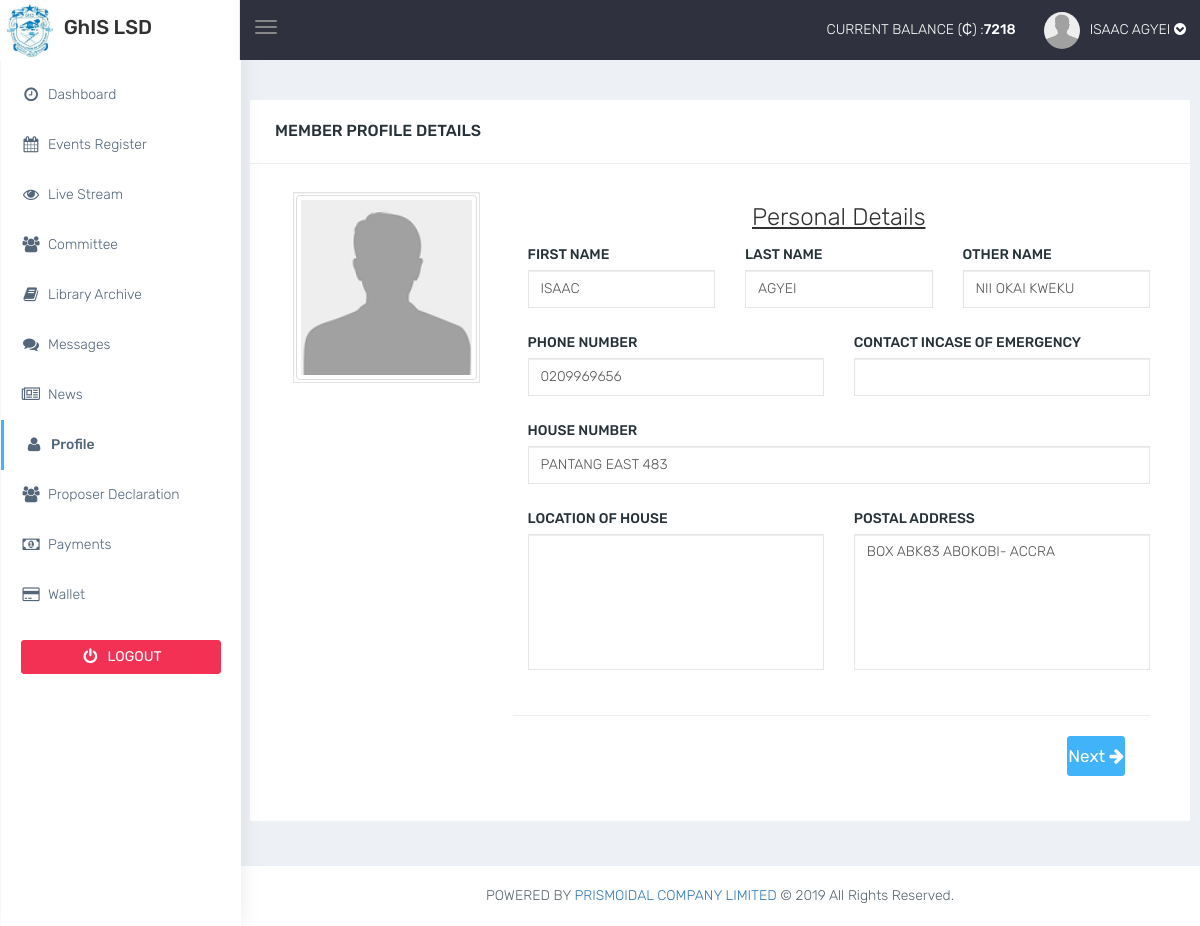
The page /pages/profile.php (signed in) on the database its author committed.
### tables this page shows
CREATE TABLE `members` (
  `members_id` int(11) NOT NULL,
  `first_name` varchar(100) NOT NULL,
  `last_name` varchar(100) NOT NULL,
  `other_name` varchar(100) NOT NULL,
  `dob` varchar(20) NOT NULL,
  `personal_contact` varchar(20) NOT NULL,
  `emergency_contact` varchar(20) NOT NULL,
  `house_number` varchar(50) NOT NULL,
  `house_location` varchar(255) NOT NULL,
  `postal_address` varchar(255) NOT NULL,
  `professional_number` varchar(20) NOT NULL,
  `year_elected` int(11) NOT NULL,
  `surveyor_type` varchar(50) NOT NULL,
  `designation` varchar(255) NOT NULL,
  `company_name` varchar(255) NOT NULL,
  `company_type` varchar(255) NOT NULL,
  `company_contact` varchar(255) NOT NULL,
  `corporate_email` varchar(100) NOT NULL,
  `region` varchar(50) NOT NULL,
  `office_location` varchar(255) NOT NULL,
  `company_address` varchar(255) NOT NULL,
  `current_balance` varchar(100) NOT NULL,
  `committes` text NOT NULL,
  `date_done` timestamp NOT NULL DEFAULT current_timestamp(),
  `division` varchar(20) NOT NULL,
  `user_id` varchar(11) NOT NULL
);

### pages/Classes/db/db.php (called while the page is built)
<?php
	class DbConnect{
		private $host = "localhost";
		private $dbname = "ghislsd_db";
		private $user = "root";
		private $password = "";
		public function connect(){
			try {
					$conn = new PDO("mysql:host=".$this->host."; dbname=".$this->dbname,$this->user,$this->password);
					$conn->setAttribute(PDO::ATTR_ERRMODE,PDO::ERRMODE_EXCEPTION);
					return $conn;
			} catch (PDOException $e) {
				echo "Database Error:".$e->getMessage();
			}
		}
	}
 ?>

### pages/Classes/UserBalance.php (called while the page is built, shortened)
<?php
	class UserBalance{
		private $dbConn;
		public function __construct(){
			require_once("db/db.php");
			$db = new DbConnect();
			$this->dbConn = $db->connect();
		}
			function get_balance(){
				$sql="SELECT current_balance FROM members WHERE professional_number = :memberId";
				$stmt = $this->dbConn->prepare($sql);
				$stmt->bindParam(":memberId",$_SESSION['member_id']);
				if ($stmt->execute()) {
					$results= $stmt->fetch(PDO::FETCH_ASSOC);
					return $results;
				}
				else{
					die();
					}
			}
			}
 ?>

### pages/Classes/Users.php (called while the page is built, shortened)
<?php
	class Users{
		private $dbConn;
		public function __construct(){
			require_once("db/db.php");
			$db = new DbConnect();
			$this->dbConn = $db->connect();
		}
				function get_header_fullname($data){
						$nameSql = "SELECT first_name,last_name FROM members WHERE professional_number=:professionalNumber";
						$nameStmt = $this->dbConn->prepare($nameSql);
						$nameStmt->bindParam(":professionalNumber",$data);
						if ($nameStmt->execute()) {
							$nameResults = $nameStmt->fetch(PDO::FETCH_ASSOC);
							if (!empty($nameResults)) {
								return $nameResults['first_name']." ".$nameResults['last_name'];
							}
							else{
								return $data;
							}
						}
				}
}
 ?>

### pages/Classes/Members.php (called while the page is built, shortened)
<?php
	class Members{
		private $table = "members";
		public function __construct(){
			require_once("db/db.php");
			$db = new DbConnect();
			$this->dbConn = $db->connect();
		}
			function get_member_by_userId(){
				$sql="SELECT * FROM $this->table WHERE members_id=:accountTypeId";
				$stmt = $this->dbConn->prepare($sql);
				$stmt->bindParam(":accountTypeId",$_SESSION['account_type_id']);
				if ($stmt->execute()) {
					$results= $stmt->fetchAll(PDO::FETCH_ASSOC);
					return $results;
				}
				else{
					die();
					}
				}
}
 ?>

### pages/profile.php (the view, shortened to what this page needs)
<?php
include("header.php");
      require_once("Classes/Members.php");
      $objMembers = new Members();
      $memberData = $objMembers->get_member_by_userId();
      foreach ($memberData as $row) {
        $firstName = trim($row["first_name"]);
        $lastName = trim($row["last_name"]);
        $otherName = trim($row["other_name"]);
        $personalContact = trim($row["personal_contact"]);
        $emergencyContact = trim($row["emergency_contact"]);
        $houseNumber = trim($row["house_number"]);
        $houseLocation = trim($row["house_location"]);
        $postalAddress = trim($row["postal_address"]);
      }
?>
<br>
<div class="row">
    <div class="panel panel-default">
        <div class="panel-heading">
             <div class="panel-title pull-left">MEMBER PROFILE DETAILS</div>
            <div class="clearfix"></div>
        </div>
        <div class="panel-body">
          <div class="col-md-3">
            <div class="white-box well">
              <img src="../plugins/images/avatar.png" alt="user-img" width="400em" class="img img-responsive img-thumbnail">
            </div>
          </div>
          <div class="col-md-9">
            <form id="insert_form" method="POST">
              <div class="form-section">
                  <div class="row">
                    <center><h2><u>Personal Details</u></h2></center>
                      <div class="col-md-4">
                            <div class="form-group">
                              <label for="firstName">FIRST NAME</label>
                              <input type="text" class="form-control tcal" id="firstName" name="firstName" autocomplete="off" value="<?php if(isset($firstName)){echo $firstName;}?>" required>
                            </div>
                      </div>
                      <div class="col-md-4">
                            <div class="form-group">
                              <label for="lastName">LAST NAME</label>
                              <input type="text" class="form-control tcal" id="lastName" name="lastName" autocomplete="off" value="<?php if(isset($lastName)){echo $lastName;}?>">
                            </div>
                      </div>
                      <div class="col-md-4">
                            <div class="form-group">
                              <label for="otherName">OTHER NAME</label>
                              <input type="text" class="form-control tcal" id="otherName" name="otherName" autocomplete="off" value="<?php if(isset($otherName)){echo $otherName;}?>" required>
                            </div>
                      </div>
                    </div>
                  <div class="row">
                    <div class="col-md-6">
                      <div class="form-group">
                        <label for="personalContact">PHONE NUMBER</label>
                        <input type="text" class="form-control" id="personalContact" name="personalContact" autocomplete="off" value="<?php if(isset($personalContact)){echo $personalContact;}?>" required>
                      </div>
                  </div>
                  <div class="col-md-6">
                            <div class="form-group">
                              <label for="emergencyContact">CONTACT INCASE OF EMERGENCY</label>
                              <input type="text" class="form-control" id="emergencyContact" name="emergencyContact"  autocomplete="off" value="<?php if(isset($emergencyContact)){echo $emergencyContact;}?>">
                            </div>
                      </div>
                </div>
                <div class="row">
                    <div class="col-sm-12">
                        <div class="form-group">
                        <label for="houseNumber">HOUSE NUMBER</label>
                        <input type="text" class="form-control" id="houseNumber" name="houseNumber" autocomplete="off" value="<?php if(isset($houseNumber)){echo $houseNumber;}?>">
                      </div>
                    </div>
                </div>
                <div class="row">
                    <div class="col-md-6">
                      <div class="form-group">
                        <label for="houseLocation">LOCATION OF HOUSE</label>
                         <textarea rows="6" class="form-control" id="houseLocation" name="houseLocation"><?php if(isset($houseLocation)){echo $houseLocation;}?></textarea>
                      </div>
                    </div>
                    <div class="col-md-6">
                      <div class="form-group">
                        <label for="postalAddress">POSTAL ADDRESS</label>
                        <textarea rows="6" class="form-control" id="postalAddress" name="postalAddress"><?php if(isset($postalAddress)){echo $postalAddress;}?></textarea>
                      </div>
                    </div>
                  </div>
              </div>
                <br>
                  <div class="panel-footer">
                    <div class="form-navigation">
                        <button type="button" class="next btn btn-info pull-right">Next <i class="fa fa-arrow-right"></i></button>
                        <span class="clearfix"></span>
                      </div>
                  </div>
            </form>
          </div>
        </div>
    </div>
</div>
<?php include("footer.php");?>

### pages/header.php (shortened to what this page needs)
<?php include_once("Classes/Check.php");
      require_once("Classes/UserBalance.php");
      require_once("Classes/Users.php");
      $objUsers = new Users;
?>
<!DOCTYPE html>
<html lang="en">
<head>
    <link href="bootstrap/dist/css/bootstrap.min.css" rel="stylesheet">
    <link href="../plugins/bower_components/sidebar-nav/dist/sidebar-nav.min.css" rel="stylesheet">
    <link href="css/animate.css" rel="stylesheet">
    <link href="css/style.css" rel="stylesheet">
    <link href="css/colors/default.css" id="theme" rel="stylesheet">
    <link rel="stylesheet" type="text/css" href="../plugins/bower_components\datepicker\datepicker.css">
    <link rel="stylesheet" type="text/css" href="../plugins/bower_components\select2\select2.min.css">
    <link rel="stylesheet" type="text/css" href="../plugins/bower_components\parsley\parsley.css">
    <link href="../plugins/bower_components/toastr/toastr.min.css" rel="stylesheet">
    <link rel="stylesheet" type="text/css" href="css/datatables.css">
    <link rel="stylesheet" type="text/css" href="../plugins/bower_components\bootstrap-toggle\bootstrap-toggle.min.css">
</head>
<body class="fix-header">
    <div id="wrapper">
        <nav class="navbar navbar-default navbar-static-top m-b-0">
            <div class="navbar-header">
                <div class="top-left-part">
                    <img src="../plugins/images/logo.jpg" alt="home" width="60px" height="60px" />
                    <span style="font-size: 20px;"><b>GhIS LSD</b></span>
                </div>
                <ul class="nav navbar-top-links navbar-left pull-left">
                  <br>
                  <button type="button" class="navbar-toggle collapsed" data-toggle="collapse" data-target="#navbar" aria-expanded="false" aria-controls="navbar" aria-expanded="false" style="color:white;">
                    <span class="icon-bar"></span>
                    <span class="icon-bar"></span>
                    <span class="icon-bar"></span>
                  </button>
                </ul>
                <ul class="nav navbar-top-links navbar-right pull-right">
                    <li>
                        <?php
                            if ($_SESSION['account_type'] ==  'member') {
                                $objUserBalance = new UserBalance;
                                $getBalance = $objUserBalance->get_balance();
                                echo "<a>CURRENT BALANCE (₵) :<b>".trim($getBalance["current_balance"])."</b></a>";
                            }
                         ?>
                    </li>
                    <li class="dropdown">
                        <a class="profile-pic dropdown-toggle" data-toggle="dropdown" href="#"> <img src="../plugins/images/avatar.png" alt="user-img" width="36" class="img-circle"><?php echo strtoupper($objUsers->get_header_fullname($_SESSION["member_id"])); ?> <i class="fa fa-chevron-circle-down"></i> </a>
                    </li>
                </ul>
            </div>
        </nav>
        <div id="navbar">
            <div class="col-md-2">
                <div class="navbar-default sidebar" role="navigation">
                    <div class="sidebar-nav slimscrollsidebar ">
                        <ul class="nav" id="side-menu">
                            <li style="padding: 70px 0 0;"><a href="dashboard.php" class="waves-effect"><i class="fa fa-clock-o fa-fw" aria-hidden="true"></i>Dashboard</a></li>
                        </ul>
                        <div class="center p-20">
                             <a href="Script/log_out.php" class="btn btn-danger btn-block waves-effect waves-light"> <i class="fa fa-power-off fa-fw" aria-hidden="true"> </i>LOGOUT</a>
                         </div>
                    </div>
                </div>
            </div>
            <div class="col-md-10">
            </div>
        </div>
        <div id="page-wrapper">
            <div class="container-fluid"><br>

### pages/css/colors/default.css (style rules this page uses)
body { background: #fff; }
.top-left-part { background: #fff; }
.navbar-header { background: #2f323e; }
.navbar-top-links > li > a { color: #ffffff; }
.sidebar { background: #fff; box-shadow: 1px 0px 20px rgba(0, 0, 0, 0.08); }
#side-menu li a { color: #54667a; }
#side-menu li a { color: #54667a; border-left: 0px solid #fff; }
#side-menu > li > a { border-left: 3px solid transperant; }
#side-menu > li > a.active { background: transperant; color: #54667a; border-left: 3px solid #41b3f9; font-weight: 500; }

### rows shown on the page
members: current_balance "7218", $objUsers->get_header_fullname($_SESSION["member_id"]) "ISAAC AGYEI", firstName "ISAAC", lastName "AGYEI", otherName "NII OKAI KWEKU", personalContact "0209969656", houseNumber "PANTANG EAST 483", postalAddress "BOX ABK83 ABOKOBI- ACCRA"
